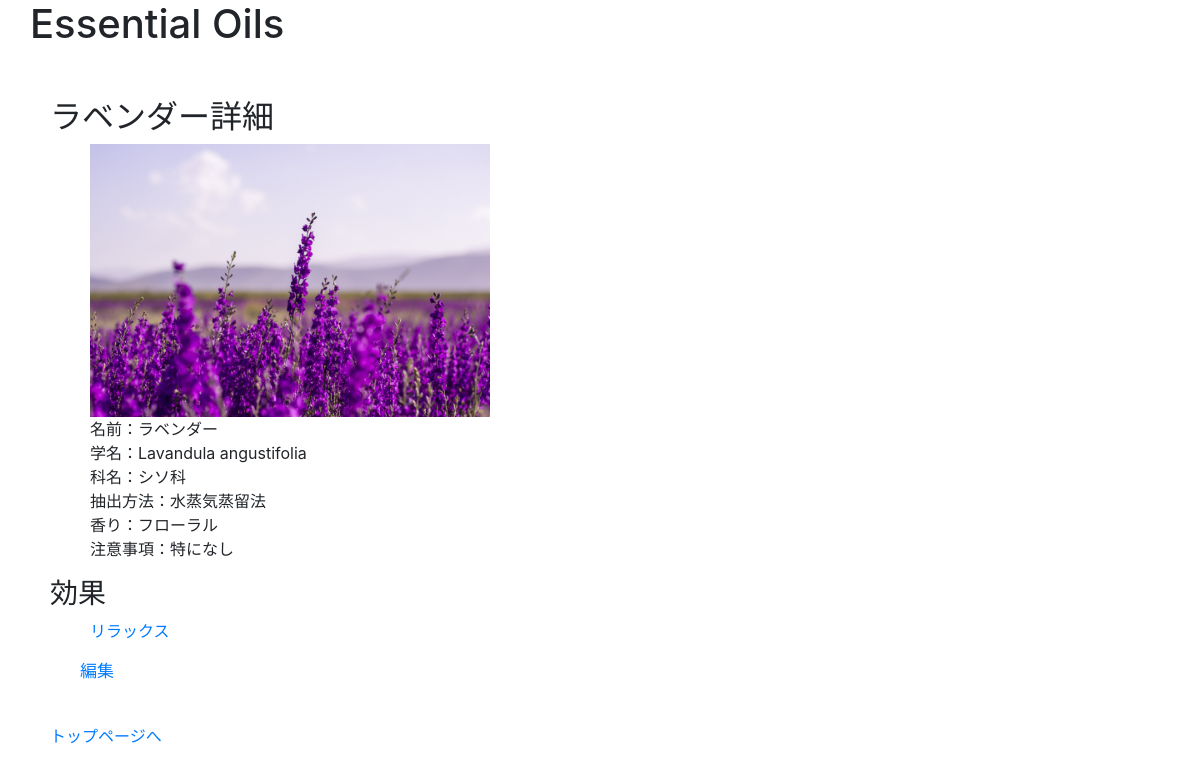
/oil_detail_for_user.php?id=1, run on an earlier commit of the app's database.
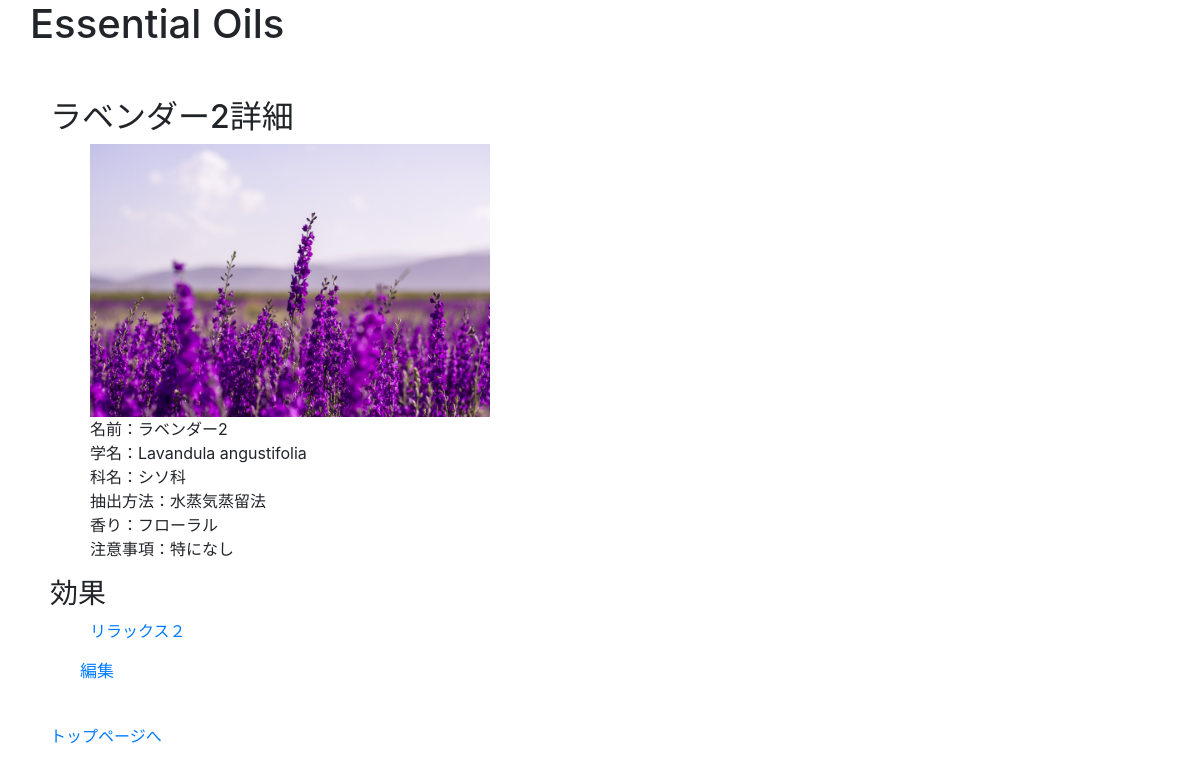
And on a later commit of the database.
### tables this page shows
CREATE TABLE `essential_oils` (
  `id` int(11) NOT NULL AUTO_INCREMENT,
  `name` varchar(255) NOT NULL,
  `scientific_name` varchar(255) NOT NULL,
  `plant_name` varchar(255) NOT NULL,
  `extraction` varchar(255) NOT NULL,
  `aroma` varchar(255) NOT NULL,
  `caution` varchar(255) NOT NULL,
  `english_name` varchar(255) NOT NULL,
  `user_id` int(11) NOT NULL,
  `image` varchar(255) NOT NULL,
  `created_at` timestamp NOT NULL DEFAULT CURRENT_TIMESTAMP,
  PRIMARY KEY (`id`),
  KEY `user_id` (`user_id`),
  CONSTRAINT `essential_oils_ibfk_1` FOREIGN KEY (`user_id`) REFERENCES `users` (`id`) ON DELETE CASCADE ON UPDATE CASCADE
);

CREATE TABLE `effects` (
  `id` int(11) NOT NULL AUTO_INCREMENT,
  `effect` varchar(255) NOT NULL,
  `content` varchar(255) NOT NULL,
  `caution` varchar(255) NOT NULL,
  `user_id` int(11) NOT NULL,
  `created_at` timestamp NOT NULL DEFAULT CURRENT_TIMESTAMP,
  PRIMARY KEY (`id`),
  KEY `user_id` (`user_id`),
  CONSTRAINT `effects_ibfk_1` FOREIGN KEY (`user_id`) REFERENCES `users` (`id`) ON DELETE CASCADE ON UPDATE CASCADE
);

### oil_detail_for_user.php (called while the page is built, shortened)
<?php
    require_once 'DAOs/OilDAO.php';
    require_once 'DAOs/EffectDAO.php';
    $login_user = $_SESSION['login_user'];
    $id = $_GET['id'];
    $oil = OilDAO::find($id);
    $effects = EffectDAO::get_all_effects_by_oil_id($id);
    include_once 'views/oil_detail_for_user_view.php';

### DAOs/OilDAO.php (called while the page is built, shortened)
<?php
    require_once 'DAOs/DAO.php';
    class OilDAO extends DAO{
        public static function find($id){
             try{
                $pdo = self::get_connection();
                $stmt = $pdo->prepare('SELECT * FROM essential_oils WHERE id=:id');
                $stmt->bindValue(':id', $id, PDO::PARAM_INT);
                $stmt->execute();
                $stmt->setFetchMode(PDO::FETCH_CLASS|PDO::FETCH_PROPS_LATE, 'Oil');
                $oil = $stmt->fetch();
            }catch(PDOException $e){
            }finally{
                self::close_connection($pdo, $stmt);
            }
            return $oil;
        }
    }

### DAOs/EffectDAO.php (called while the page is built, shortened)
<?php
    require_once 'DAOs/DAO.php';
    class EffectDAO extends DAO{
        public static function get_effect($id){
             try{
                $pdo = self::get_connection();
                $stmt = $pdo->prepare('SELECT * FROM effects WHERE id=:id');
                $stmt->bindValue(':id', $id, PDO::PARAM_INT);
                $stmt->execute();
                $stmt->setFetchMode(PDO::FETCH_CLASS|PDO::FETCH_PROPS_LATE, 'Effect');
                $effect = $stmt->fetch();
            }catch(PDOException $e){
            }finally{
                self::close_connection($pdo, $stmt);
            }
            return $effect;
        }
        public static function get_all_effects_by_oil_id($oil_id){
             try{
                $pdo = self::get_connection();
                $stmt = $pdo->prepare('SELECT * FROM relations WHERE oil_id=:oil_id');
                $stmt->bindValue(':oil_id', $oil_id, PDO::PARAM_INT);
                $stmt->execute();
                $stmt->setFetchMode(PDO::FETCH_CLASS|PDO::FETCH_PROPS_LATE, 'Relation');
                $relations = $stmt->fetchAll();
                $effects = array();
                foreach($relations as $relation){
                    $effect = self::get_effect($relation->effect_id);
                    $effects[] = $effect;
                }
            }catch(PDOException $e){
            }finally{
                self::close_connection($pdo, $stmt);
            }
            return $effects;
        }
    }

### DAOs/DAO.php (called while the page is built, shortened)
<?php
    class DAO {
        protected static function close_connection($pdo, $stmt){
            $pdo = null;
            $stmt = null;
        }
    }

### views/oil_detail_for_user_view.php (the view, shortened to what this page needs)
<!DOCTYPE html>
<html lang="ja">
    <head>
        <link rel="stylesheet" href="https://stackpath.bootstrapcdn.com/bootstrap/4.3.1/css/bootstrap.min.css">
        <link rel="stylesheet" href="css/style.css">
    </head>
    <body>
        <h1>Essential Oils</h1>
        <div class="essential_oils">
            <h2><?= $oil->name ?>詳細</h2>
            <ul>
                <li><img src="<?= $oil->image ?>" style="max-width: 400px"></li>
                <li>名前：<?= $oil->name ?></li>
                <li>学名：<?= $oil->scientific_name ?></li>
                <li>科名：<?= $oil->plant_name ?></li>
                <li>抽出方法：<?= $oil->extraction ?></li>
                <li>香り：<?= $oil->aroma ?></li>
                <li>注意事項：<?= $oil->caution ?></li>
            </ul>
            <h3>効果</h3>
            <ul>
            <?php foreach($effects as $effect): ?>
                <li><a href="effect_detail_for_user.php?id=<?= $effect->id ?>"><?= $effect->effect ?></a></li>
            <?php endforeach; ?>
            </ul>
            <?php if($login_user->id === $relation->user_id): ?>
            <p><a href="relation_edit.php?id=<?= $id ?>">編集</a></p>
            <?php endif; ?>
            <br>
            <p1><a href="mypage_top.php">トップページへ</a></p1>
        </div>
    </body>
</html>

### css/style.css (style rules this page uses)
h1 { padding-left: 30px; }
p { margin-left: 50px; }
.main, .essential_oils, .effects, .registerList, .relations { margin: 50px 50px; }
.essential_oils p, .effects p, .main p, .relations p, .registerList p { font-size: 17px; margin-left: 30px; }
.essential_oils ul, .effects ul, .relations ul { list-style: none; }

What changed in the data, as far as the page shows it:
changed essential_oils "Lavandula angustifolia": name "ラベンダー" → "ラベンダー2"
changed effects: effect "リラックス" → "リラックス２"
